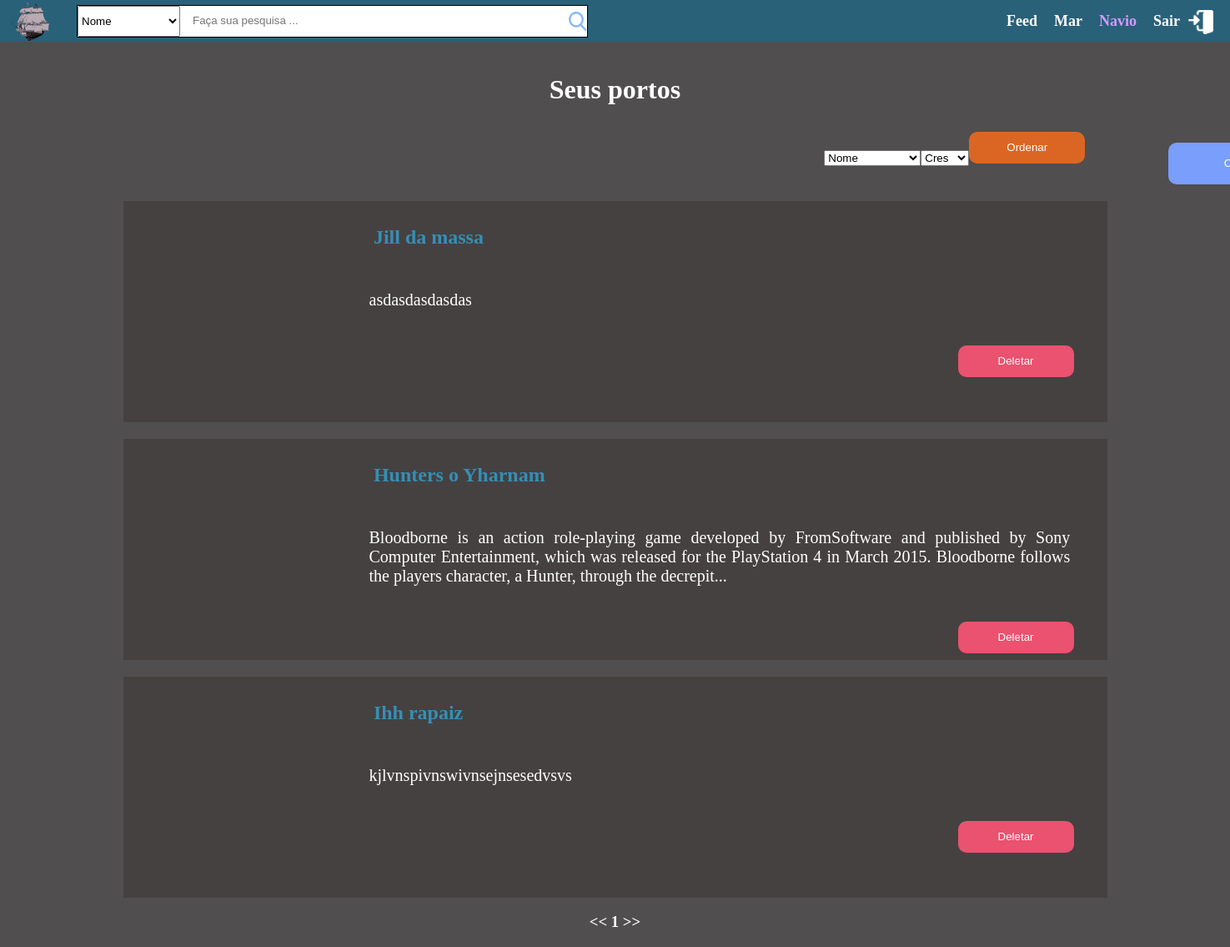
Screenshot of /portosUser.php?owner&user=5 (signed in) with the database file from the repository.
### tables this page shows
CREATE TABLE PORTO(
    codigo INTEGER NOT NULL,
    perfil INTEGER NOT NULL,
    nome VARCHAR(250) NOT NULL,
    descr VARCHAR(250) NOT NULL,
    img VARCHAR(250) NOT NULL DEFAULT 'https://upload.wikimedia.org/wikipedia/commons/a/ac/No_image_available.svg',
    ativo BOOLEAN NOT NULL DEFAULT 1 CHECK(ativo=1 OR ativo=0),
    PRIMARY KEY(codigo),
    FOREIGN KEY (perfil) REFERENCES PERFIL(codigo) 
);

### backend/infra/connection.php (called while the page is built, shortened)
<?php
    function db_connection(){
        $db=false;
        $db_type=false;
        if(preg_match("/localhost/","$_SERVER[HTTP_HOST]")){
            $db=new SQLite3("$_SERVER[DOCUMENT_ROOT]/backend/infra/dagama.db");
            $test=$db->exec("PRAGMA FOREIGN_KEYS=ON");
            $db_type='sqlite';
        }
        return ['db'=>$db,'db_type'=>$db_type];
    }
    function getUserPorto($user, $offset, $limit=10){
        $db_connection=db_connection();
        $db=$db_connection['db'];
        $db_type=$db_connection['db_type'];
        if($db){
            if($db_type=='sqlite'){
                $result=$db->query("
                select * from porto
                where
                    porto.ativo = 1 and
                    porto.perfil = $user
                limit $limit offset $offset");
                if($result) {
                    $results = [];
                    while ($row = $result->fetchArray()) {
                        array_push($results, $row);
                    }
                    return $results;
                }
                else return false;
            }
        }
        else exit;
    }
    function getTotalPorto(){
        $db_connection=db_connection();
        $db=$db_connection['db'];
        $db_type=$db_connection['db_type'];
        if($db){
            if($db_type=='sqlite'){
                $result=$db->query("select count(*) as total from porto where ativo=1");
                if($result){
                    return $result->fetchArray()['total'];
                }
                return false;
            }
        }
        else exit;
    }
  ?>

### portosUser.php (the view, shortened to what this page needs)
<!DOCTYPE html>
<html lang="pt-BR">
<head>
  <link rel="stylesheet" href="styles.css">
  <link rel="stylesheet" href="../responsive.css" media="screen and (max-width: 1680px)"/>
</head>
<body class="mar_porto">
<?php
  include './backend/infra/connection.php';
  if(isset($_SESSION['userid'])){
    $limit=10;
    $offset= isset($_GET['offset']) ? $_GET['offset']:0;
    $portos = 0;
    if(isset($_GET['owner'])){
      $portos = getUserPorto($_SESSION['userid'], $offset, $limit);
    }
    $total=getTotalPorto();
  }
  else {
    echo "<h2 align=center>Para ver este conteudo faça um cadastro no dagama!!!</h2>";
    header("refresh:1;url=index.php");
    die();
  }
?>
   <header class="header-main">
    <img class="header-icon" src="imgs/icon.png" alt="">
     <div class="header-searchBar">
      <select id="select-filtro" name="select-filtro">
        <option value="nome">Nome</option>
      </select>
      <input class="header-searchBar-input" type="text" placeholder="Faça sua pesquisa ..." />
      <img class="header-searchBar-icon" src="imgs/icons/search.png" alt="" srcset="">
    </div>
    <div class="header-links">
    <?php
      echo "<a class=\"header-links-a\" href=feed.php>Feed</a> ";
      echo "<a class=\"header-links-a\" href=mar.php>Mar</a> ";
      echo "<a class=\"header-links-a a-selected\" href=navio.php?user=$_SESSION[userid]>Navio</a> ";
      echo "<a class=\"header-links-a\" href=backend/logoff.php>Sair </a><img class=\"header-links-icon\" src=\"imgs/icons/sair.png\" alt=\"\">";
    ?>
    </div>
  </header>
  <main>
    <br>
    <div align=center>
      <?php
        if(isset($_GET['owner'])){
          echo "<h1>Seus portos</h1>";
        } else {
          echo "<h1>Seus portos e portos atracados</h1>";
        }
      ?>
      <?php
      echo "<div class=\"mar-top-row\">";
        echo "<div class=\"order-btn\">";
        echo "<select id=\"select-ordenar\" name=\"select-ordenar\">";
          echo "<option value=\"nome\">Nome</option>";
        echo "</select>";
        echo "<select id=\"select-ordenar-2\" name=\"select-ordenar-2\">";
          echo "<option value=\"cres\">Cres</option>";
        echo "</select>";
        echo "<button class=\"insert-interacao-submit\" name=\"ordenarBtn\">Ordenar<button/>";
        echo "<button class=\"btn-create-porto\"><a href=\"createPorto.php\">Criar um porto</a></button>";
        echo "</div>";
      echo "</div>";
        foreach($portos as $porto){
          echo "<div class=mar_porto>";
            echo "<div class=\"porto-icon\" style=\"background-image: url($porto[img])\"></div>";
            echo "<h2 class=mar_porto><a href=porto.php?porto=$porto[codigo]>$porto[nome]</a></h2>";
            echo "<div class=text-porto> <p class=mar_porto>$porto[descr] </p> </div>";
            echo "<form action=\"porto.php?porto=$porto[codigo]\" name=\"porto-form\" method=\"post\" >";
            if(!isset($_GET['owner'])){
            } else {
              echo "<button class=\"insert-interacao-del\">Deletar</button>";
            }
            echo "</form>";
          echo "</div>";
        }
      ?>
    </div>
  </main>
  <footer>
    <div align=center>
        <h3>
          <<
          <?php
            for ($page = 0; $page < ceil($total/$limit); $page++) {
              echo (($offset == $page*$limit) ? ($page+1) : "<a class=page-link href=\"".url("offset", $page*$limit)."\">".($page+1)."</a>")." \n";
            }
          ?>
          >>
       </h3>
    </div>
  </footer>
</body>
</html>

### styles.css (style rules this page uses)
:root { --laranja-color: #DB6624; --rosa-color: #ea526f; --azulClaro-color: #7A9EFB; --azulEscuro-color: #296179; --cinza-color: #454141; --white-color:white; --cinza2-color:#504E4E; --azulEscuro2-color: #358FB6; --roxoClaro-color:#D39AFF; --azulClaro2-color:#7ED8FF; }
body { margin: 0px; }
a { text-decoration: none; }
.header-main { display: flex; background-color: var(--azulEscuro-color); height: 100%; grid-area: h; }
.header-icon { width: 52px; height: 50px; align-self: center; margin-left: 10px; }
.header-searchBar { width: 611px; height: 37px; align-self: center; display: flex; margin-left: 30px; background-color: var(--white-color); border: 1px solid #000; }
.header-searchBar-icon { width: 22px; height: 23px; margin-top: 7px; margin-left: 13px; }
.header-searchBar-input { width: 500px; height: 30px; margin-left: 13px; margin-top: 2px; background-color: transparent; }
.header-searchBar-input, .header-searchBar-input:focus { outline: none; border: none; }
.header-links { display: flex; position: absolute; right: 0; align-self: center; margin-right: 20px; }
.header-links-a { font-size: 18px; color: var(--white-color); text-decoration: none; padding-inline: 10px; align-self: center; font-weight: bold; }
.a-selected { color: var(--roxoClaro-color); }
.header-links-icon { width: 30px; height: 29px; margin-top: 3px; align-self: center; }
body { background-color: var(--cinza2-color); color: var(--white-color); }
button, .arrowBack { background-color: transparent; border: none; margin-right: 30px; margin-top: 13px; width: 40px; height: 40px; }
div.mar_porto { background-color: var(--cinza-color); height: 265px; width: 80%; text-align: left; }
.porto-icon { width: 265px; height: 265px; background-position: center; background-size: cover; float: left; }
h2.mar_porto { padding-top: 30px; }
p.mar_porto { font-size: 20px; text-align: justify; width: 95%; }
body.mar_porto { background-color: var(--cinza2-color); }
.mar_porto>a { color: var(--azulEscuro2-color); text-decoration: none; margin-left: 3%; }
.text-porto { margin-left: 25%; text-align: left; margin-top: 50px; }
.mar-top-row { display: flex; margin-left: 67%; }
.order-btn { display: flex; margin-right: 40px; margin-top: 10px; align-items: center; }
.btn-create-porto { width: 218px; height: 50px; background-color: var(--azulClaro-color); border-radius: 10px; }
.btn-create-porto a { text-decoration: none; color: #fff; }
main { height: 100%; grid-area: m; }
.insert-interacao-submit { position: relative; width: 139px; height: 38px; background-color: var(--laranja-color); color: #fff; border-radius: 10px; border-width: 0px; float: right; margin-top: -25px; }
.insert-interacao-entrar, .insert-interacao-del, .insert-interacao-participa { position: relative; width: 139px; height: 38px; color: #fff; border-radius: 10px; border-width: 0px; float: right; margin-right: 40px; bottom: -10px; align-self: center; }
.insert-interacao-del { background-color: var(--rosa-color); }

### rows the page displays
porto: nome "Jill da massa", descr "asdasdasdasdas"
porto: nome "Hunters o Yharnam", descr "Bloodborne is an action role-playing game developed by FromSoftware and published by Sony Computer Entertainment, which was released for the PlayStation 4 in March 2015. Bloodborne follows the players character, a Hunter, through the decrepit..."
porto: nome "Ihh rapaiz", descr "kjlvnspivnswivnsejnsesedvsvs"
